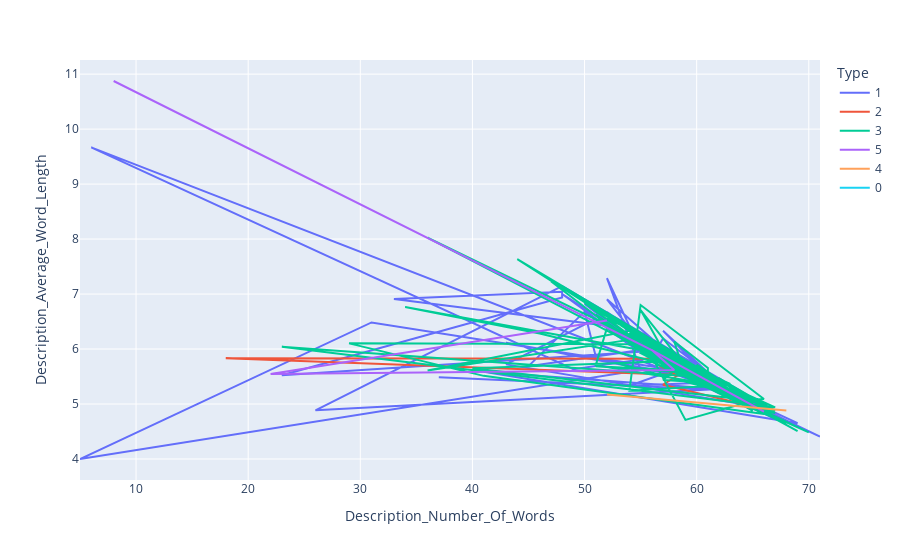

Write notebook code for a chart like this one.
### Code cell
fig = px.line(data,
             x = "Description_Number_Of_Words",
             y = "Description_Average_Word_Length",
             color = "Type")
fig.show()

### Figure 1 — Plotly figure (JSON) as saved in the notebook; plotly's stock layout.template omitted (floating-point values rounded to 4 significant figures; data arrays with more than 128 entries replaced by an {"elided": "..."} marker saying what was removed)
{"data": [{"hovertemplate": "Type=1<br>Description_Number_Of_Words=%{x}<br>Description_Average_Word_Length=%{y}<extra></extra>", "legendgroup": "1", "line": {"color": "#636efa", "dash": "solid"}, "marker": {"symbol": "circle"}, "mode": "lines", "name": "1", "orientation": "v", "showlegend": true, "type": "scatter", "x": [37, 62, 58, 62, 63, 64, 65, 59, 55, 63, 62, 59, 67, 66, 48, 26, 62, 41, 69, 55, 55, 59, 43, 60, 57, 64, 6, 49, 56, 57, 61, 57, 63, 54, 50, 45, 55, 51, 43, 64, 56, 23, 48, 48, 33, 52, 60, 59, 52, 54, 71, 57, 50, 53, 56, 58, 31, 5, 55, 52, 55, 61, 58, 54, 60, 53, 53, 65, 56, 61, 65, 55, 55, 65, 52, 58, 56, 61, 52, 56, 50, 51, 50, 59, 62, 48, 54, 58, 60, 59, 61, 51, 59, 54, 50], "xaxis": "x", "y": [5.486, 5.258, 5.621, 5.435, 5.159, 5.047, 4.908, 5.542, 6.055, 5.111, 5.339, 5.508, 4.731, 4.985, 7.146, 4.885, 5.274, 5.585, 4.652, 5.982, 6.145, 5.492, 6.116, 5.483, 5.737, 5.078, 9.667, 5.633, 5.839, 6.193, 5.574, 6.333, 5.095, 6.167, 6.68, 5.689, 5.982, 6.549, 5.721, 5, 5.964, 5.522, 6.938, 7.042, 6.909, 6.423, 5.4, 5.492, 6.385, 6.074, 4.408, 5.737, 6.82, 6.358, 5.964, 5.621, 6.484, 4, 5.618, 7.288, 5.982, 5.344, 5.621, 5.333, 5.383, 6.245, 6.226, 4.908, 5.857, 5.295, 4.908, 6, 6, 4.892, 6.673, 5.776, 5.857, 5.295, 6.904, 5.857, 6.68, 5.863, 6.68, 5.508, 5.194, 7, 6.111, 5.603, 5.383, 5.508, 5.279, 6.529, 5.542, 6.167, 6.68], "yaxis": "y"}, {"hovertemplate": "Type=2<br>Description_Number_Of_Words=%{x}<br>Description_Average_Word_Length=%{y}<extra></extra>", "legendgroup": "2", "line": {"color": "#EF553B", "dash": "solid"}, "marker": {"symbol": "circle"}, "mode": "lines", "name": "2", "orientation": "v", "showlegend": true, "type": "scatter", "x": [55, 65, 57, 59, 61, 18, 57, 56, 58, 58], "xaxis": "x", "y": [6.291, 4.954, 5.351, 5.61, 5.508, 5.833, 5.825, 5.786, 5.534, 5.879], "yaxis": "y"}, {"hovertemplate": "Type=3<br>Description_Number_Of_Words=%{x}<br>Description_Average_Word_Length=%{y}<extra></extra>", "legendgroup": "3", "line": {"color": "#00cc96", "dash": "solid"}, "marker": {"symbol": "circle"}, "mode": "lines", "name": "3", "orientation": "v", "showlegend": true, "type": "scatter", "x": {"elided": "156 int values"}, "xaxis": "x", "y": {"elided": "156 float values"}, "yaxis": "y"}, {"hovertemplate": "Type=5<br>Description_Number_Of_Words=%{x}<br>Description_Average_Word_Length=%{y}<extra></extra>", "legendgroup": "5", "line": {"color": "#ab63fa", "dash": "solid"}, "marker": {"symbol": "circle"}, "mode": "lines", "name": "5", "orientation": "v", "showlegend": true, "type": "scatter", "x": [52, 22, 58, 56, 66, 56, 8], "xaxis": "x", "y": [6.519, 5.545, 5.621, 5.982, 4.864, 5.982, 10.88], "yaxis": "y"}, {"hovertemplate": "Type=4<br>Description_Number_Of_Words=%{x}<br>Description_Average_Word_Length=%{y}<extra></extra>", "legendgroup": "4", "line": {"color": "#FFA15A", "dash": "solid"}, "marker": {"symbol": "circle"}, "mode": "lines", "name": "4", "orientation": "v", "showlegend": true, "type": "scatter", "x": [52, 68], "xaxis": "x", "y": [5.173, 4.882], "yaxis": "y"}, {"hovertemplate": "Type=0<br>Description_Number_Of_Words=%{x}<br>Description_Average_Word_Length=%{y}<extra></extra>", "legendgroup": "0", "line": {"color": "#19d3f3", "dash": "solid"}, "marker": {"symbol": "circle"}, "mode": "lines", "name": "0", "orientation": "v", "showlegend": true, "type": "scatter", "x": [61], "xaxis": "x", "y": [5.295], "yaxis": "y"}], "layout": {"legend": {"title": {"text": "Type"}, "tracegroupgap": 0}, "margin": {"t": 60}, "xaxis": {"anchor": "y", "domain": [0, 1], "title": {"text": "Description_Number_Of_Words"}}, "yaxis": {"anchor": "x", "domain": [0, 1], "title": {"text": "Description_Average_Word_Length"}}}}
